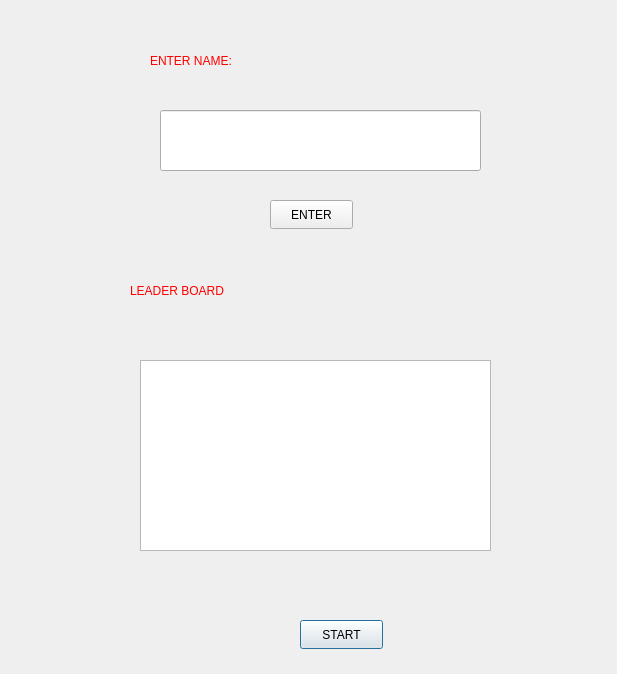
<?xml version="1.0" encoding="UTF-8"?>
<ui version="4.0">
 <class>LeaderSnake</class>
 <widget class="QDialog" name="LeaderSnake">
  <property name="geometry">
   <rect>
    <x>0</x>
    <y>0</y>
    <width>617</width>
    <height>674</height>
   </rect>
  </property>
  <property name="windowTitle">
   <string>Dialog</string>
  </property>
  <property name="styleSheet">
   <string notr="true">background-image: url(:/res1/bg3.png);</string>
  </property>
  <widget class="QLabel" name="label">
   <property name="geometry">
    <rect>
     <x>130</x>
     <y>250</y>
     <width>401</width>
     <height>81</height>
    </rect>
   </property>
   <property name="styleSheet">
    <string notr="true">font: 28pt &quot;Imprint MT Shadow&quot;;
color: rgb(255, 0, 0);</string>
   </property>
   <property name="text">
    <string>LEADER BOARD</string>
   </property>
  </widget>
  <widget class="QLabel" name="label_2">
   <property name="geometry">
    <rect>
     <x>150</x>
     <y>20</y>
     <width>351</width>
     <height>81</height>
    </rect>
   </property>
   <property name="styleSheet">
    <string notr="true">font: 28pt &quot;Imprint MT Shadow&quot;;
color: rgb(255, 0, 0);</string>
   </property>
   <property name="text">
    <string>ENTER NAME:</string>
   </property>
  </widget>
  <widget class="QPushButton" name="pushButton">
   <property name="geometry">
    <rect>
     <x>300</x>
     <y>620</y>
     <width>83</width>
     <height>29</height>
    </rect>
   </property>
   <property name="text">
    <string>START</string>
   </property>
  </widget>
  <widget class="QLineEdit" name="lineEdit">
   <property name="geometry">
    <rect>
     <x>160</x>
     <y>110</y>
     <width>321</width>
     <height>61</height>
    </rect>
   </property>
   <property name="styleSheet">
    <string notr="true">font: 14pt &quot;Segoe UI&quot;;</string>
   </property>
  </widget>
  <widget class="QPushButton" name="pushButton_2">
   <property name="geometry">
    <rect>
     <x>270</x>
     <y>200</y>
     <width>83</width>
     <height>29</height>
    </rect>
   </property>
   <property name="text">
    <string>ENTER</string>
   </property>
  </widget>
  <widget class="QListWidget" name="listWidget">
   <property name="geometry">
    <rect>
     <x>140</x>
     <y>360</y>
     <width>351</width>
     <height>191</height>
    </rect>
   </property>
  </widget>
 </widget>
 <resources/>
 <connections/>
</ui>
